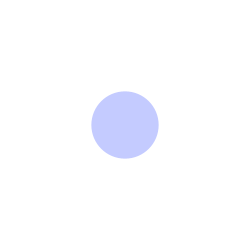
Frame 1 (no input)
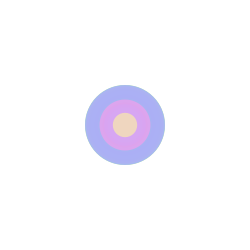
Frame 60 (the mouse pressed at the canvas centre just before this capture)
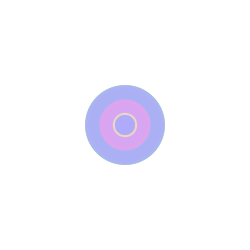
Frame 120 (the mouse held since frame 60 and released just before this capture)

The Processing sketch that drew these frames (run headless with seeded random() and noise(); from frame 60 on, the mouse is pressed at the canvas centre):

// Processing sketch: processing_184187
// ── processing_184187.pde

int counter;

void setup() {  //setup function called initially, only once
  size(250, 250);
  background(255);  //set background white
  colorMode(HSB);   //set colors to Hue, Saturation, Brightness mode
  counter = 0;
}

void draw() {  //draw function loops 
  counter++;
  noStroke();
  fill(random(255),100,255,150);
  
  if(mousePressed == true) { //add some interaction
    ellipse(mouseX, mouseY, 20, 20);
  }
  else {
    ellipse(width/2, height/2, 80*sin(counter), 80*sin(counter));
  }
}
